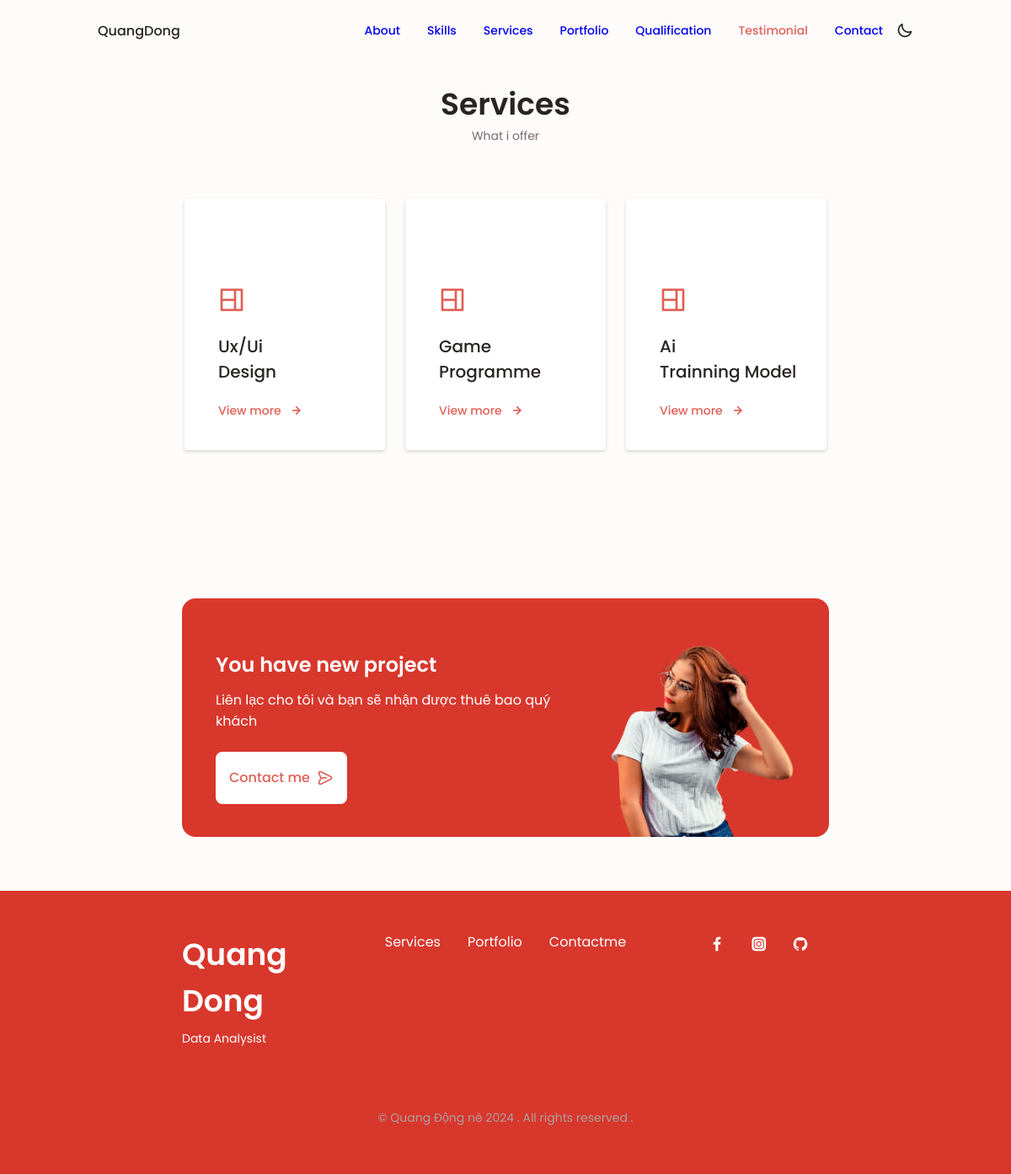
The app's page /service/ with its own data.
### main/models.py (models this page shows, shortened)
class Service(models.Model):
    class Meta:
        verbose_name_plural = "Services"
        verbose_name = "Service"
    title = models.CharField(max_length=50, blank=True, null=True)
    title2 = models.CharField(max_length=50, blank=True, null=True)
    is_active = models.BooleanField(default=True)

class UserProfile(models.Model):
    class Meta:
        verbose_name_plural = "User Profiles"
        verbose_name = "User Profile"
    user = models.OneToOneField(User, on_delete=models.CASCADE)
    avatar = models.ImageField(blank=True, null=True, upload_to="avatar")
    name = models.CharField(max_length=100, blank=True, null=True)
    sub_title = models.CharField(max_length=100, blank=True, null=True)
    bio = models.TextField(blank=True, null=True)
    about_bio = models.TextField(blank=True, null=True)
    about_image = models.ImageField(blank=True, null=True, upload_to="about")
    experience = models.IntegerField(default=1, blank=True, null=True)
    projects = models.IntegerField(default=5, blank=True, null=True)
    companies = models.IntegerField(default=1, blank=True, null=True)
    email = models.CharField(max_length=50, blank=True, null=True)
    phone = models.CharField(max_length=50, blank=True, null=True)
    location = models.CharField(max_length=50, blank=True, null=True)
    skills = models.ManyToManyField(Skill, blank=True)
    cv = models.FileField(blank=True, null=True, upload_to="cv")

### main/views.py (the view)
# urls.py: path('service/', views.ServiceView.as_view(), name="service"),
class ServiceView(generic.ListView):
    model = Service
    template_name = "main/service.html"
    def get_context_data(self, **kwargs):
        context = super().get_context_data(**kwargs)
        services = Service.objects.filter(is_active=True)
        context["services"] = services
        return context

### portfolio_django/context_processors.py (called while the page is built)
def project_context(request):
    context = {
        'me': User.objects.first(),
    }
    return context

### main/templates/main/service.html (shortened to what this page needs)
{% extends 'main/base.html' %}
{% load static %}
{% block content %}
        <section class="services section" id="services">
            <h2 class="section__title">Services</h2>
            <span class="section__subtitle">What i offer</span>
            <div class="services__container container grid">
                {% for service in services %}
                <div class="services__content">
                    <div>
                        <i class="uil uil-web-grid services__icon"></i>
                        <h3 class="services__title">{{service.title|title}}<br>{{service.title2|title}}</h3>
                    </div>
                    <span class="button button--flex button--small button--link services__button">
                        View more
                        <i class="uil uil-arrow-right button__icon"></i>
                    </span>
                </div>
                 {% endfor %}
            </div>
        </section>
        <section class="project section">
            <div class="project__bg">
                <div class="project__container container grid">
                    <div class="project__data">
                        <h2 class="project__title">You have new project</h2>
                        <p class="project__description">Liên lạc cho tôi và bạn sẽ nhận được thuê bao quý khách</p>
                        <a href="#" class="button button--flex button--white">
                            Contact me
                            <i class="uil uil-message project__icon button__icon"></i>
                        </a>
                    </div>
                    <img src="assets/images/project.png" alt="" class="project__img">
                </div>
            </div>
        </section>
    {% endblock %}

### main/templates/main/partials/footer.html
{% load static %}
    <footer class="footer">
        <div class="footer__bg">
            <div class="footer__container container grid">
                <div class="footer__name">
                    <h1 class="footer__title">{{me.first_name|title}}</h1>
                    <span class="footer__subtitle">{{me.userprofile.sub_title}}</span>
                </div>
                <ul class="footer__links">
                    <li>
                        <a href="{% url 'main:service' %}" class="footer__link">Services</a>
                    </li>
                    <li>
                        <a href="{% url 'main:portfolio' %}" class="footer__link">Portfolio</a>
                    </li>
                    <li>
                        <a href="{% url 'main:contact' %}" class="footer__link">Contactme</a>
                    </li>
                </ul>
                <div class="footer__socials">
                    <a href="https://www.facebook.com/" target="_blank" class="footer__social">
                        <i class="uil uil-facebook-f"></i>
                    </a>
                    <a href="https://www.instagram.com/" target="_blank" class="footer__social">
                        <i class="uil uil-instagram-alt"></i>
                    </a>
                    <a href="https://github.com/" target="_blank" class="footer__social">
                        <i class="uil uil-github"></i>
                    </a>
                </div>
            </div>
            <div class="footer__copyright">
                © {{me.userprofile.name}} nè {%  now "Y" %} . All rights reserved .
            </div>
    </footer>

### records on screen
Service: title "Ux/Ui", title2 "Design"
Service: title "Game", title2 "Programme"
Service: title "Ai", title2 "Trainning Model"

### other values on screen
{{ me.first_name|title }} "Quang Dong"
{{ me.userprofile.sub_title }} "Data Analysist"
{{ me.userprofile.name }} "Quang Động"
